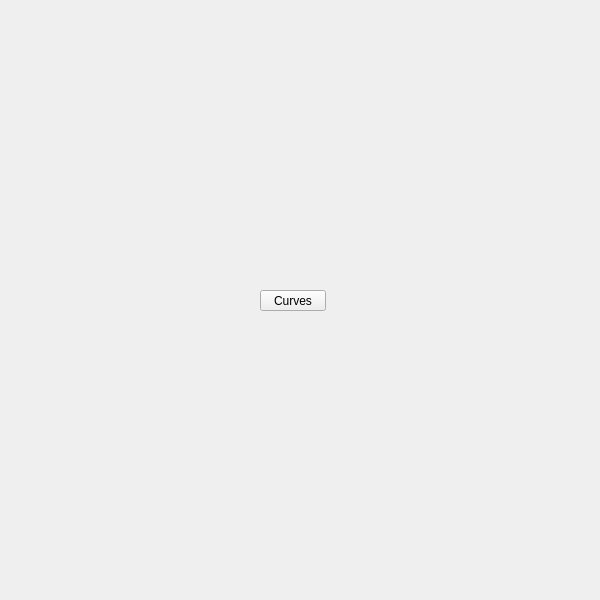
<?xml version="1.0" encoding="UTF-8"?>
<ui version="4.0">
 <class>QtUi</class>
 <widget class="QMainWindow" name="QtUi">
  <property name="enabled">
   <bool>true</bool>
  </property>
  <property name="geometry">
   <rect>
    <x>0</x>
    <y>0</y>
    <width>600</width>
    <height>600</height>
   </rect>
  </property>
  <property name="sizePolicy">
   <sizepolicy hsizetype="Ignored" vsizetype="Ignored">
    <horstretch>0</horstretch>
    <verstretch>0</verstretch>
   </sizepolicy>
  </property>
  <property name="minimumSize">
   <size>
    <width>0</width>
    <height>0</height>
   </size>
  </property>
  <property name="maximumSize">
   <size>
    <width>600</width>
    <height>600</height>
   </size>
  </property>
  <property name="toolButtonStyle">
   <enum>Qt::ToolButtonIconOnly</enum>
  </property>
  <property name="tabShape">
   <enum>QTabWidget::Triangular</enum>
  </property>
  <property name="dockNestingEnabled">
   <bool>true</bool>
  </property>
  <property name="dockOptions">
   <set>QMainWindow::AllowNestedDocks|QMainWindow::AllowTabbedDocks|QMainWindow::AnimatedDocks|QMainWindow::ForceTabbedDocks</set>
  </property>
  <widget class="QWidget" name="widget">
   <property name="sizePolicy">
    <sizepolicy hsizetype="Ignored" vsizetype="Ignored">
     <horstretch>0</horstretch>
     <verstretch>0</verstretch>
    </sizepolicy>
   </property>
   <widget class="MenuButton" name="i045">
    <property name="geometry">
     <rect>
      <x>260</x>
      <y>290</y>
      <width>66</width>
      <height>21</height>
     </rect>
    </property>
    <property name="minimumSize">
     <size>
      <width>0</width>
      <height>21</height>
     </size>
    </property>
    <property name="maximumSize">
     <size>
      <width>66</width>
      <height>21</height>
     </size>
    </property>
    <property name="target">
     <string>curves</string>
    </property>
    <property name="text">
     <string>Curves</string>
    </property>
   </widget>
  </widget>
 </widget>
 <customwidgets>
  <customwidget>
   <class>MenuButton</class>
   <extends>QPushButton</extends>
   <header>widgets.menubutton.h</header>
  </customwidget>
 </customwidgets>
 <resources/>
 <connections/>
 <designerdata>
  <property name="gridDeltaX">
   <number>5</number>
  </property>
  <property name="gridDeltaY">
   <number>10</number>
  </property>
  <property name="gridSnapX">
   <bool>true</bool>
  </property>
  <property name="gridSnapY">
   <bool>true</bool>
  </property>
  <property name="gridVisible">
   <bool>true</bool>
  </property>
 </designerdata>
</ui>
